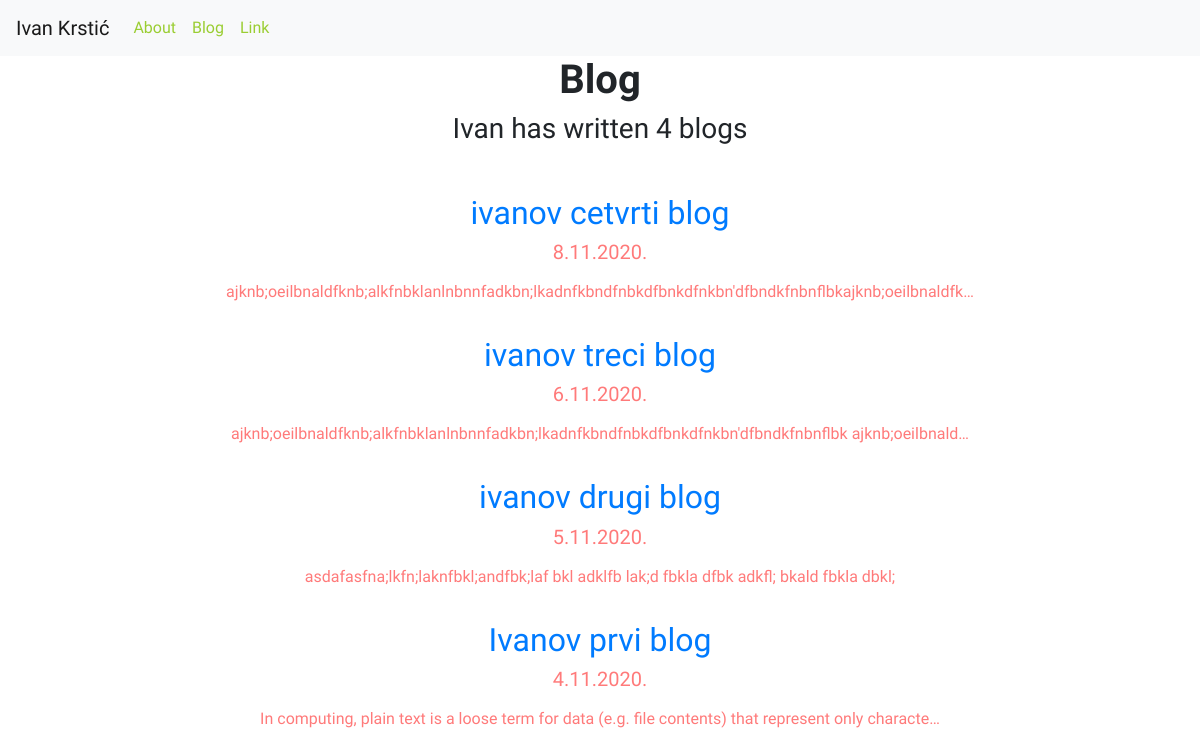
Screenshot of /blog/ with the database file from the repository.
### blog/models.py (models this page shows, shortened)
class Blog(models.Model):
    title = models.CharField(max_length=20)
    description = models.TextField(blank=True)
    date = models.DateField()

### blog/views.py (the view)
# urls.py: path('',views.all_blogs, name = 'all_blogs'),
def all_blogs(request):
    blogs =Blog.objects.order_by('-date')
    return render(request, 'blog/all_blogs.html', {'blogs':blogs})

### blog/templates/blog/all_blogs.html
{% extends 'portfolio/base.html' %}
{% block content %}
{% load static %}
<h1 id="blogtitle" class="font-weight-bold text-center">Blog</h1>
<h3 class="text-center mb-5">Ivan has written {{ blogs.count }} blog{{ blogs.count|pluralize }}</h3>
{% for blog in blogs %}
<div class="row justify-content-center my-3">
  <div class="col-md-10">
    <a href="{% url 'blog:detail' blog.id %}">
      <h2>{{ blog.title }}</h2>
    </a>
    <h5><p style="color:#FF7A7A">{{ blog.date|date:'j.n.Y.' }}</p></h5>
    <p style="color:#FF7A7A">{{ blog.description|truncatechars:100 }}</p>
  </div>
</div>
{% endfor %}
{% endblock %}

### portfolio/templates/portfolio/base.html (shortened to what this page needs)
{% load static %}
<!doctype html>
<html lang="en">
  <head>
    <link rel="stylesheet" href="https://cdn.jsdelivr.net/npm/bootstrap@4.5.3/dist/css/bootstrap.min.css">
    <link rel="stylesheet" type="text/css" href="{% static 'portfolio/custom.css' %}">
  </head>
  <body>
<nav class="navbar navbar-expand-lg navbar-light bg-light">
  <a class="navbar-brand active" href="{% url 'home' %}">Ivan Krstić<span class="sr-only">(current)</span></a>
  <div class="collapse navbar-collapse" id="navbarNav">
    <ul class="navbar-nav">
      <li class="nav-item">
        <a class="nav-link" href="{% url 'about' %}">About</a>
      </li>
      <li class="nav-item">
        <a class="nav-link" href="{% url 'blog:all_blogs' %}">Blog</a>
      </li>
      <li class="nav-item">
        <a class="nav-link" href="https://www.youtube.com/watch?v=oyrq-qzOx1U" target="_blank">Link</a>
      </li>
    </ul>
  </div>
</nav>
<div class="container text-center">
{% block content %}{% endblock %}
</div>
  </body>
</html>

### portfolio/static/portfolio/custom.css (style rules this page uses)
body { font-family: 'Comfortaa', cursive; }
.navbar-nav .nav-link { color: rgba(154, 205, 50) !important; }

### rows the page displays
Blog: title "ivanov cetvrti blog", date "8.11.2020.", description "ajknb;oeilbnaldfknb;alkfnbklanlnbnnfadkbn;lkadnfkbndfnbkdfbnkdfnkbn'dfbndkfnbnflbkajknb;oeilbnaldfk…"
Blog: title "ivanov treci blog", date "6.11.2020.", description "ajknb;oeilbnaldfknb;alkfnbklanlnbnnfadkbn;lkadnfkbndfnbkdfbnkdfnkbn'dfbndkfnbnflbk ajknb;oeilbnald…"
Blog: title "ivanov drugi blog", date "5.11.2020.", description "asdafasfna;lkfn;laknfbkl;andfbk;laf bkl adklfb lak;d fbkla dfbk adkfl; bkald fbkla dbkl;"
Blog: title "Ivanov prvi blog", date "4.11.2020.", description "In computing, plain text is a loose term for data (e.g. file contents) that represent only characte…"

### other values shown
{{ blogs.count }} "4"
